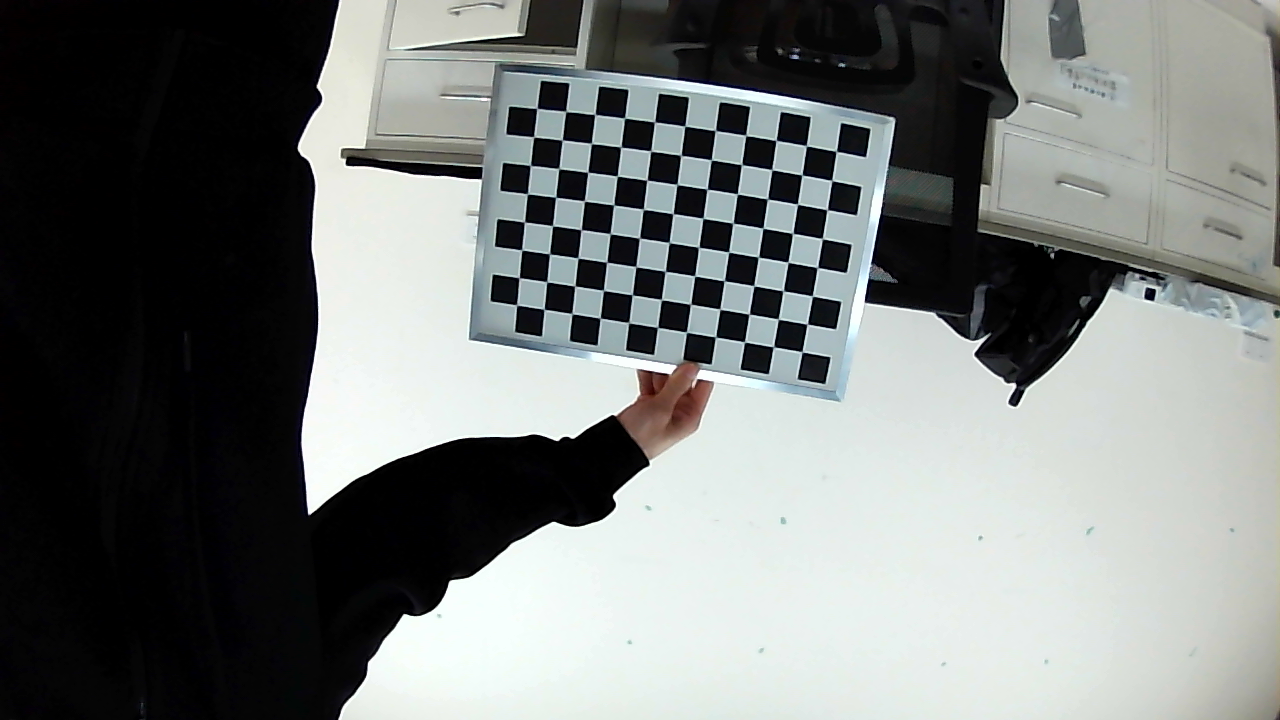
#> input picture home/analog/workspace/img/0.png, 1280 x 720 px, given in place of the camera
$ python controller.py
#> lines starting #> are read from the running program, lines starting #| are printed output that depends on the picture; after the words box and inside, x2 and y2 are one past the last pixel; in counts of white or black regions, pixels touching at a corner belong together
### home/analog/workspace/lab_code/detector/camera.py
#!/usr/bin/env python3
import cv2 as cv
import numpy as np
class Camera():
    def __init__(self):
        self.cap = cv.VideoCapture(0)
        self.map = None
        self.mtx = np.array([
        [907.59214944,   0.        , 670.28657045],
        [  0.        , 909.44702711, 371.08443633],
        [  0.        ,   0.        ,   1.        ]]
        #[911.96336073,   0.        , 649.87602282],
        #[  0.        , 908.41883644, 386.58558894],
        #[  0.        ,   0.        ,   1.        ]]
        , dtype = np.float32)
        self.dist = np.array([[-0.47747439,  0.12121833, -0.00313772,  0.0005717,   0.41171761]], dtype = np.float32)
        #self.dist = np.array([[-0.48869604,  0.3466519,   0.00467663, -0.00255965, -0.16493041]], dtype = np.float32)
    def get_image(self):
        ret, frame = self.cap.read()
        if self.map is None:
            h, w = frame.shape[:2]
            new_camera_matrix, roi = cv.getOptimalNewCameraMatrix(self.mtx, self.dist, (w, h), 1, (w, h))
            self.map = cv.initUndistortRectifyMap(self.mtx, self.dist, None, new_camera_matrix, (w, h), 5)
        frame = cv.remap(frame, self.map[0], self.map[1], cv.INTER_LINEAR)
        if not ret:
            raise Exception('failed to read image')

        return frame

# [8 lines that do not run on import are left out]

### home/analog/workspace/lab_code/detector/detector.py
#!/usr/bin/env python3
import cv2 as cv
import numpy as np
#from transform import four_point_transform

# [159 lines left out: functions find_red_point_on_line, find_green_point_on_line, red_point, green_point, not called in this run]


## get the corner of a rectangle
def corner(image):
    img = image.copy()
    gray = cv.cvtColor(img, cv.COLOR_BGR2GRAY)
    blurred = cv.GaussianBlur(gray, (5, 5), 0)
    #cv.imshow('blurred', blurred)
    edges = cv.Canny(blurred, 0, 150, apertureSize = 5)
    close_kernel = cv.getStructuringElement(cv.MORPH_CROSS, (7, 7))
    edges = cv.morphologyEx(edges, cv.MORPH_CLOSE, close_kernel)
    open_kernel = cv.getStructuringElement(cv.MORPH_RECT, (3, 3))
    edges = cv.morphologyEx(edges, cv.MORPH_OPEN, open_kernel)

    #cv.imshow('edge', edges)

    conts, _ = cv.findContours(edges.copy(), cv.RETR_EXTERNAL, cv.CHAIN_APPROX_SIMPLE)
    #epsilon = [0.02 * cv.arcLength(cont, True) for cont in contours]
    #approx = [cv.approxPolyDP(cont, eps, True) for (cont, eps) in zip(contours, epsilon)]
    #contours = filter(lambda apr: len(apr) == 4 and cv.contourArea(apr) > 1000, approx)

    max_cont = conts[0]
    bounding = cv.boundingRect(max_cont)
    max_bounding_size = bounding[2] * bounding[3]
    for i in conts:
        bounding = cv.boundingRect(i)
        if bounding[2] * bounding[3] > max_bounding_size:
            max_cont = i
            max_bounding_size = bounding[2] * bounding[3]

    cont_img = np.zeros((img.shape[0], img.shape[1], 1), dtype = np.uint8)
    cv.drawContours(cont_img, [max_cont], 0, 255, 5)

    conts, _ = cv.findContours(cont_img, cv.RETR_EXTERNAL, cv.CHAIN_APPROX_SIMPLE)
    if len(conts) != 1:
        print("warning: more than one outer contour")

    cont_img = np.zeros(cont_img.shape, dtype = np.uint8)
    cv.drawContours(cont_img, conts, 0, 255, 25)

    #cv.drawContours(image, conts, -1, (0, 255, 0), 10)
    #cv.imshow('test', image)

    conts, hierarchy = cv.findContours(cont_img, cv.RETR_CCOMP, cv.CHAIN_APPROX_SIMPLE)
    if len(hierarchy) != 1:
        print("warning: more than one outer contour in step 2")

    max_inner_contour = conts[0]
    max_inner_area = 0
    for (i, hiera) in zip(conts, hierarchy[0]):
        if(hiera[3] == -1):
            continue # skip, because it is the father!

        if cv.contourArea(i) > max_inner_area:
            max_inner_area = cv.contourArea(i)
            max_inner_contour = i

    cv.drawContours(img, [max_inner_contour], -1, (0, 255, 0), 1)
    cv.imshow('test2', img)

    cont = max_inner_contour
    dist = [(i[0][0] - 0)**2 + (i[0][1] - 0)**2 for i in cont]
    lt = cont[dist.index(min(dist))]
    dist = [(i[0][0] - image.shape[1])**2 + (i[0][1] - 0)**2 for i in cont]
    rt = cont[dist.index(min(dist))]
    dist = [(i[0][0] - 0)**2 + (i[0][1] - image.shape[1])**2 for i in cont]
    lb = cont[dist.index(min(dist))]
    dist = [(i[0][0] - image.shape[1])**2 + (i[0][1] - image.shape[1])**2 for i in cont]
    rb = cont[dist.index(min(dist))]
    return (lt[0], rt[0], lb[0], rb[0])
    # [4 lines of commented-out code are left out]

def rectangle(image):
    gray = cv.cvtColor(image, cv.COLOR_BGR2GRAY)
    kernel = cv.getStructuringElement(cv.MORPH_RECT,  (9, 9))
    mopho = cv.erode(gray, kernel)
    _, mopho = cv.threshold(mopho, 0, 255, cv.THRESH_OTSU)
    #cv.imshow('mopho', mopho)
    conts, hier = cv.findContours(mopho, cv.RETR_TREE, cv.CHAIN_APPROX_SIMPLE)
    conts = [(conts[idx], conts[i[2]], i[2]) for (idx, i) in enumerate(hier[0]) if hier[0][i[2]][0] == -1 and i[2] != -1]
    #print(list(map(lambda c: c[2], conts)))
    #print(len(conts))
    if len(conts) == 0:
        print('not detected')
    if len(conts) > 1:
        print('more than one?')

    cont = conts[0]
    approx_out = cv.approxPolyDP(cont[0], 0.02 * cv.arcLength(cont[0], True), True)
    approx_inner = cv.approxPolyDP(cont[1], 0.02 * cv.arcLength(cont[1], True), True)
    approx_inner = np.concatenate(([approx_inner[0]], approx_inner[1:][::-1]))
    cv.drawContours(image, [approx_out], -1, (0, 255, 0), 5)
    cv.drawContours(image, [approx_inner], -1, (0, 255, 0), 5)

    #cv.drawContours(image, [], -1, (0, 255, 0), 5)
    cv.imshow('test', image)
    cv.waitKey(1)

    out_rate = 0.6
    pts = np.round(out_rate * approx_out + (1 - out_rate) * approx_inner).astype(int)
    for p in pts:
        cv.circle(image, p[0], 3,(0, 255, 0), 5)
    cv.imshow('rect', image)
    #print(pts)

    src_pts = np.float32(list(map(lambda p: p[0], pts)))
    dst_pts = np.float32([[210, 0], [210, 297], [0, 297], [0, 0]])

    M = cv.getPerspectiveTransform(src_pts, dst_pts)
    #warpped = cv.warpPerspective(image, M, (210, 297))
    #cv.imshow('warpped', warpped)
    return src_pts, M

    #TODO: bount with
#

# [19 lines left out: functions test2, test1, not called in this run]
        #conts = det.corner(img)

# [2 lines that do not run on import are left out]

### home/analog/workspace/lab_code/controller.py

import pigpio
import time
from detector.detector import corner
from detector.detector import rectangle
from detector.detector import red_point
from detector.camera import Camera
import cv2 as cv
import numpy as np

pi = pigpio.pi()
yaw = 23
pitch = 24


global Yaw, Pitch
global Mx,My
global LT,RT,RB,LB
global LT_x, LT_y,RT_x, RT_y,RB_x, RB_y,LB_x, LB_y
global current_yaw,current_pitch
global outline
global Trans, Trans_Inv

cam = Camera()


def set_servo_angle(servo, angle):
    pi.set_servo_pulsewidth(servo,500.0 + 2000.0 / 180.0 * (1.0 * angle))

def Get_Big():
    global outline
    image1 = cam.get_image()
#> in get_image, frame is the input picture: shape (720, 1280, 3); mean B, G, R 120.6, 122.3, 118.5
    outline = corner(image1)
#> in corner, `edges = cv.morphologyEx(edges, cv.MORPH_OPEN, open_kernel)`:
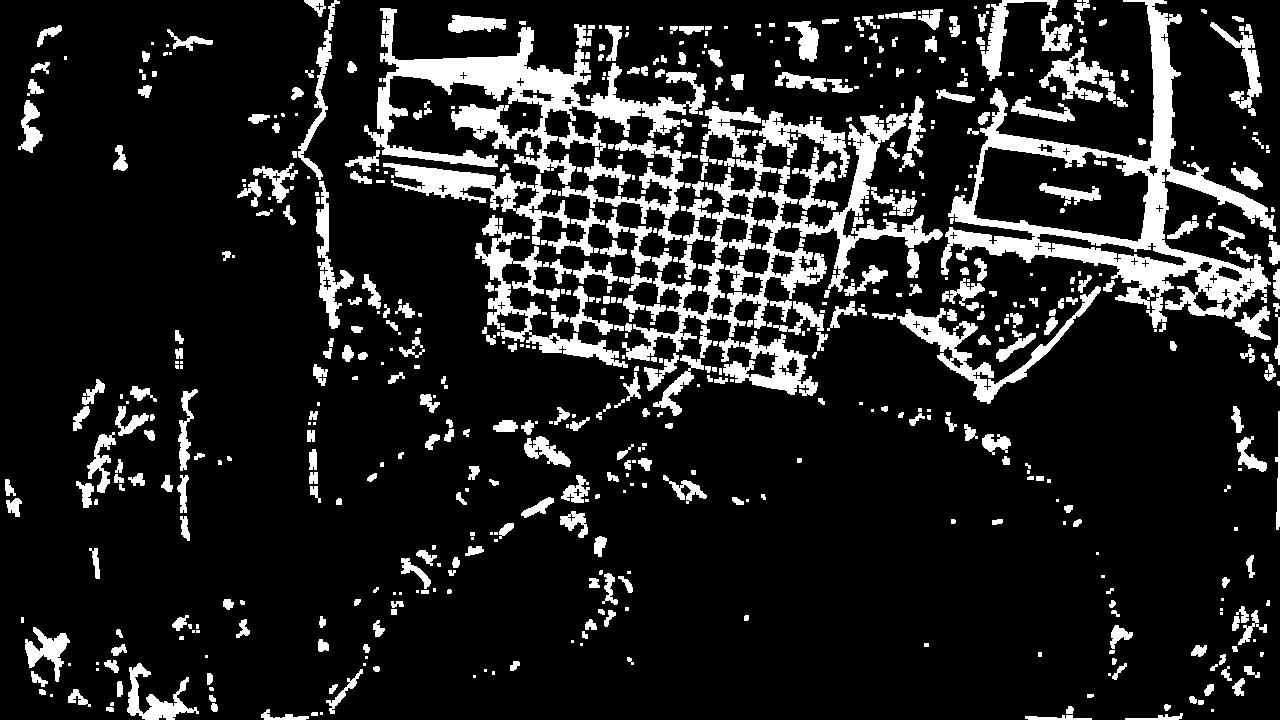
#> edges: shape (720, 1280); 14.1% white; 687 white regions (218 under 20 px)
#> in corner, `conts, _ = cv.findContours(edges.copy(), cv.RETR_EXTERNAL, cv.CHAIN_AP..`: conts = 682 contours, 331 with area under 20; largest, box (x1, y1, x2, y2) and area: (941, 0, 1276, 328) 32501, (364, 8, 706, 185) 13278, (792, 113, 943, 292) 4108, (475, 215, 628, 368) 3548, (383, 163, 570, 235) 3281
#> in corner, `max_cont = conts[0]`: max_cont = contour of 21 points, box (x1, y1, x2, y2) (1025, 715, 1092, 720), area 132
#> in corner, `bounding = cv.boundingRect(max_cont)`: bounding = (1025, 715, 67, 5)
#> in corner, `max_bounding_size = bounding[2] * bounding[3]`: max_bounding_size = 335
#> the loop in corner, `for i in conts:` made 682 passes
#> (bounding, max_bounding_size) on passes 2, 6, 30, 38: ((1125, 713, 58, 7), 406), ((261, 709, 48, 11), 528), ((326, 669, 37, 45), 1665), ((127, 663, 72, 57), 4104)
#> after the loop in corner, `for i in conts:`: max_bounding_size = 109880; max_cont = contour of 1359 points, box (x1, y1, x2, y2) (941, 0, 1276, 328), area 32501
#> in corner, `conts, _ = cv.findContours(cont_img, cv.RETR_EXTERNAL, cv.CHAIN_APPROX..`: conts = 1 contour; box (x1, y1, x2, y2) and area: (938, 0, 1279, 331) 40562
#> in corner, `conts, hierarchy = cv.findContours(cont_img, cv.RETR_CCOMP, cv.CHAIN_A..`: conts = 6 contours, 3 with area under 20; largest, box (x1, y1, x2, y2) and area: (925, 0, 1280, 344) 64332, (957, 143, 1252, 307) 20401, (1179, 202, 1251, 251) 1662
#> in corner, `max_inner_contour = conts[0]`: max_inner_contour = contour of 605 points, box (x1, y1, x2, y2) (925, 0, 1280, 344), area 64332
#> the loop in corner, `for (i, hiera) in zip(conts, hierarchy[0]):` made 6 passes
#> (hiera, max_inner_area) on passes 3, 6: ([3, 1, -1, 0], 1662), ([-1, 4, -1, 0], 20401)
#> after the loop in corner, `for (i, hiera) in zip(conts, hierarchy[0]):`: max_inner_area = 20401; max_inner_contour = contour of 350 points, box (x1, y1, x2, y2) (957, 143, 1252, 307), area 20401
#> in corner, `cv.drawContours(img, [max_inner_contour], -1, (0, 255, 0), 1)`:
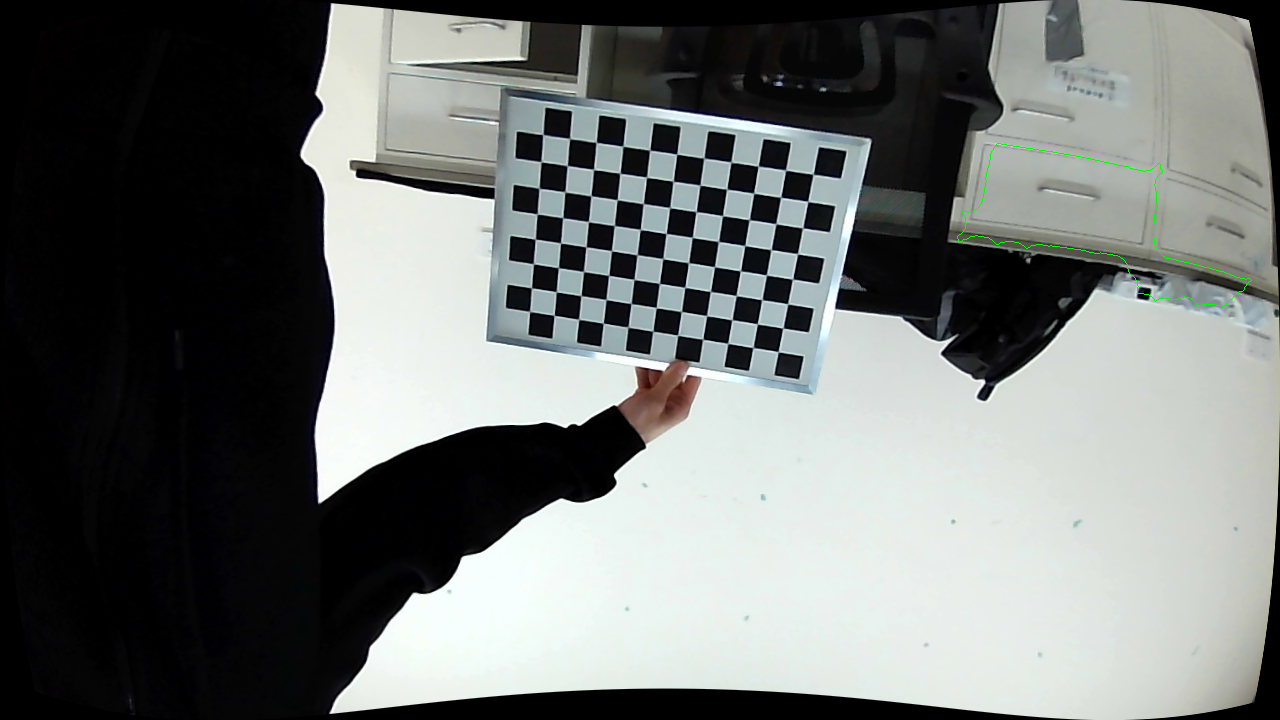
#> img: shape (720, 1280, 3); mean B, G, R 114.1, 116.1, 112.4
#> in corner, `cont = max_inner_contour`: cont has the same summary as max_inner_contour
#> in corner, `dist = [(i[0][0] - 0)**2 + (i[0][1] - 0)**2 for i in cont]`: dist = 350 values, max 1643401 at index 148, min 970388 at index 309, mean 1280617.7
#> in corner, `lt = cont[dist.index(min(dist))]`: lt = [[962, 212]]
#> in corner, `dist = [(i[0][0] - image.shape[1])**2 + (i[0][1] - 0)**2 for i in cont]`: dist = 350 values, max 161765 at index 292, min 41210 at index 61, mean 95184.1
#> in corner, `rt = cont[dist.index(min(dist))]`: rt = [[1159, 163]]
#> in corner, `dist = [(i[0][0] - 0)**2 + (i[0][1] - image.shape[1])**2 for i in cont]`: dist = 350 values, max 2591056 at index 62, min 1997125 at index 291, mean 2328337.9
#> in corner, `lb = cont[dist.index(min(dist))]`: lb = [[959, 242]]
#> in corner, `dist = [(i[0][0] - image.shape[1])**2 + (i[0][1] - image.shape[1])**2 ..`: dist = 350 values, max 1372858 at index 0, min 951925 at index 167, mean 1142904.3
#> in corner, `rb = cont[dist.index(min(dist))]`: rb = [[1223, 306]]

def Get_point():
    global LT_x, LT_y,RT_x, RT_y,RB_x, RB_y,LB_x, LB_y, Trans, Trans_Inv
    image0 = cam.get_image()
    (LT,RT,RB,LB), Trans = rectangle(image0)
    LT_x, LT_y = LT[0], LT[1]
    RT_x, RT_y = RT[0], RT[1]
    RB_x, RB_y = RB[0], RB[1]
    LB_x, LB_y = LB[0], LB[1]
    _, Trans_Inv = cv.invert(Trans)

# [161 lines left out: functions Get_MyPos, move_to_target, limit_number, reset, big, small, not called in this run]

def main():
    try:
        Get_Big()
#> in Get_Big, `outline = corner(image1)`: outline = ([962, 212], [1159, 163], [959, 242], [1223, 306])
        Get_point()
#> in rectangle, `_, mopho = cv.threshold(mopho, 0, 255, cv.THRESH_OTSU)`:
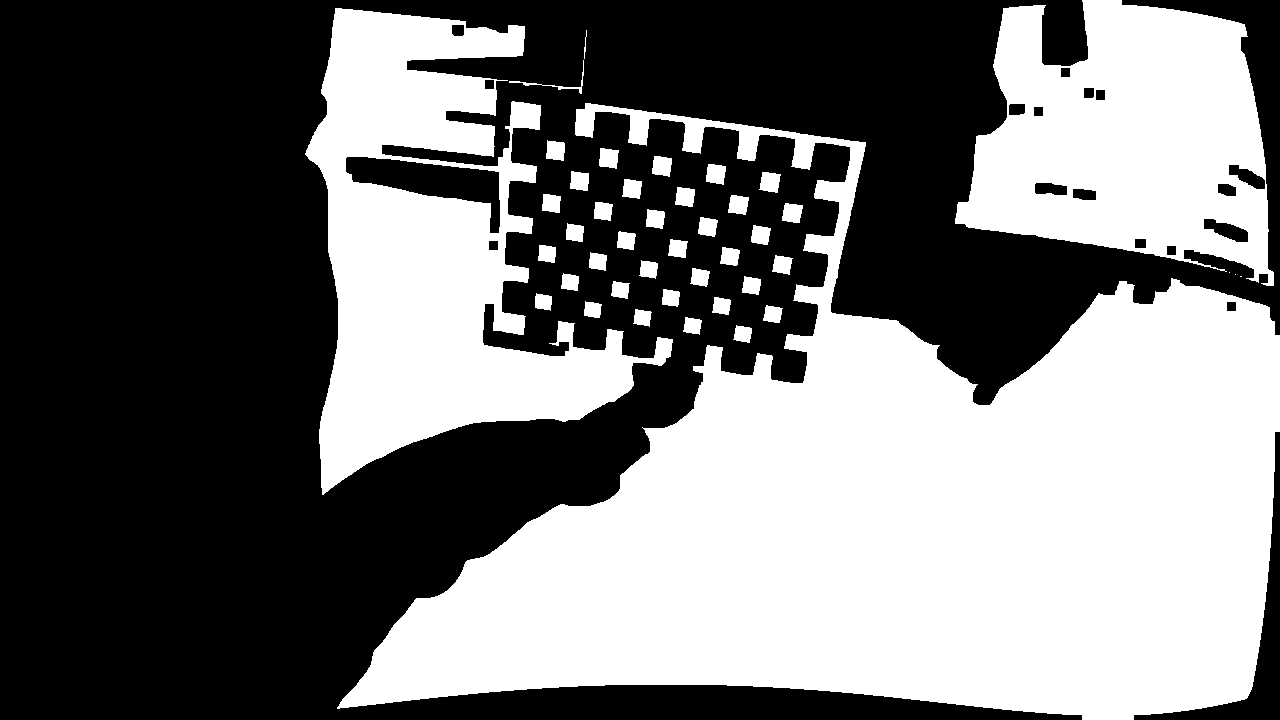
#> mopho: shape (720, 1280); 46% white; 43 white regions (3 under 20 px)
#> in rectangle, `conts, hier = cv.findContours(mopho, cv.RETR_TREE, cv.CHAIN_APPROX_SIM..`: conts = 60 contours, 4 with area under 20; largest, box (x1, y1, x2, y2) and area: (337, 103, 1280, 720) 272077, (305, 8, 673, 495) 82944, (955, 0, 1274, 286) 62392, (345, 156, 501, 234) 4964, (1203, 218, 1249, 243) 603
#> in rectangle, `conts = [(conts[idx], conts[i[2]], i[2]) for (idx, i) in enumerate(hie..`: conts = 1 item
#> in rectangle, `approx_out = cv.approxPolyDP(cont[0], 0.02 * cv.arcLength(cont[0], Tru..`: approx_out = contour of 9 points, box (x1, y1, x2, y2) (337, 103, 1270, 709), area 234653
#> in rectangle, `approx_inner = cv.approxPolyDP(cont[1], 0.02 * cv.arcLength(cont[1], T..`: approx_inner = [[1226, 302], [1227, 301], [1235, 301], [1236, 302], [1236, 310], [1235, 311], [1227, 311], [1226, 310]]
#> in rectangle, `approx_inner = np.concatenate(([approx_inner[0]], approx_inner[1:][::-..`: approx_inner = [[1226, 302], [1226, 310], [1227, 311], [1235, 311], [1236, 310], [1236, 302], [1235, 301], [1227, 301]]
#> in rectangle, `cv.drawContours(image, [approx_out], -1, (0, 255, 0), 5)`:
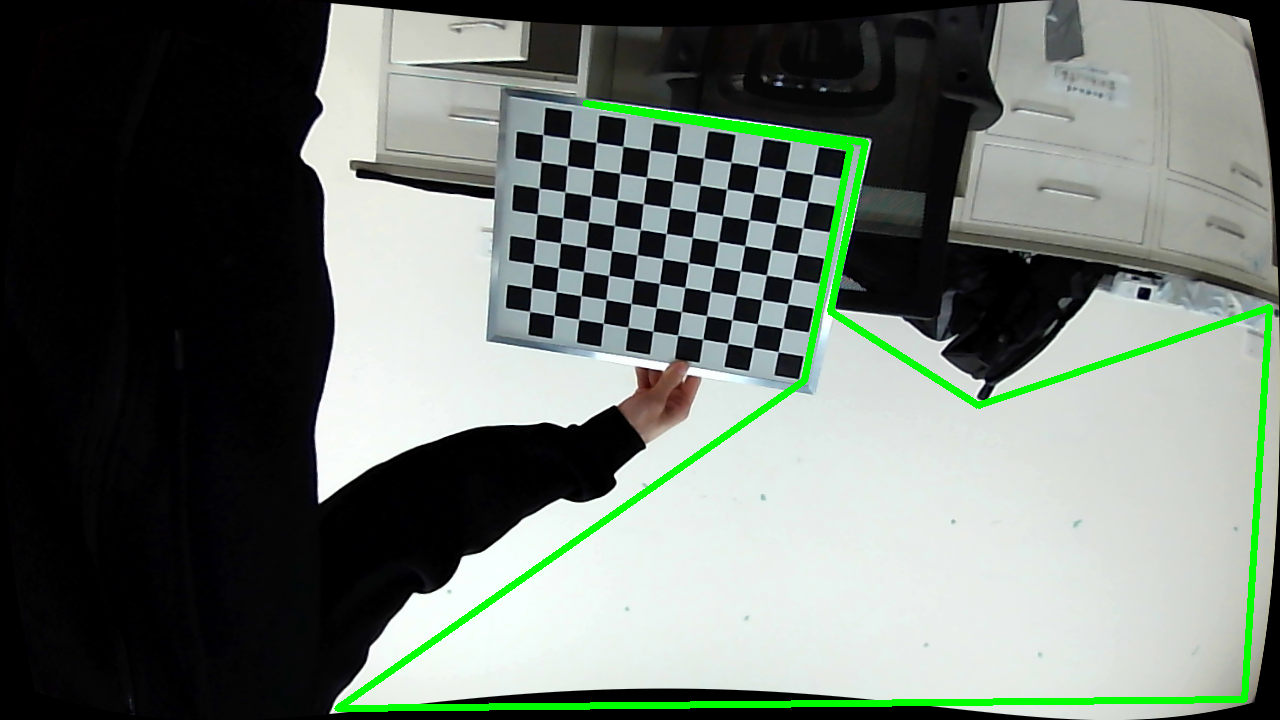
#> image: shape (720, 1280, 3); mean B, G, R 109.9, 117.8, 108.4
        while True:
            mode = input('enter a mode: ')
            if mode == '1':
                reset()

            elif mode == '2':
                big()
            elif mode == '3':
                small()
            else:
                break
    except KeyboardInterrupt:
        pi.stop()

if __name__ == '__main__':
#> (the run stopped early here; a loop or call above may not have finished)
